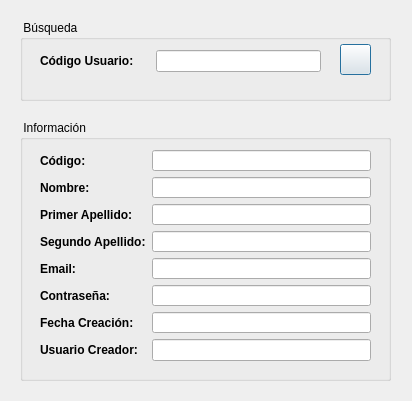
<?xml version="1.0" encoding="UTF-8"?>
<ui version="4.0">
 <class>frmBusquedaUsuario</class>
 <widget class="QDialog" name="frmBusquedaUsuario">
  <property name="geometry">
   <rect>
    <x>0</x>
    <y>0</y>
    <width>412</width>
    <height>401</height>
   </rect>
  </property>
  <property name="windowTitle">
   <string>Búsqueda de Usuario</string>
  </property>
  <widget class="QGroupBox" name="grbInformacion">
   <property name="geometry">
    <rect>
     <x>20</x>
     <y>120</y>
     <width>371</width>
     <height>261</height>
    </rect>
   </property>
   <property name="font">
    <font>
     <weight>50</weight>
     <bold>false</bold>
    </font>
   </property>
   <property name="title">
    <string> Información </string>
   </property>
   <widget class="QWidget" name="formLayoutWidget">
    <property name="geometry">
     <rect>
      <x>20</x>
      <y>30</y>
      <width>331</width>
      <height>211</height>
     </rect>
    </property>
    <layout class="QFormLayout" name="formInformacion">
     <item row="0" column="0">
      <widget class="QLabel" name="lblCoidog">
       <property name="font">
        <font>
         <weight>75</weight>
         <bold>true</bold>
        </font>
       </property>
       <property name="text">
        <string>Código:</string>
       </property>
      </widget>
     </item>
     <item row="0" column="1">
      <widget class="QLineEdit" name="txtCodigo">
       <property name="readOnly">
        <bool>true</bool>
       </property>
      </widget>
     </item>
     <item row="1" column="0">
      <widget class="QLabel" name="lblNombre">
       <property name="font">
        <font>
         <weight>75</weight>
         <bold>true</bold>
        </font>
       </property>
       <property name="text">
        <string>Nombre:</string>
       </property>
      </widget>
     </item>
     <item row="1" column="1">
      <widget class="QLineEdit" name="txtNombre">
       <property name="readOnly">
        <bool>true</bool>
       </property>
      </widget>
     </item>
     <item row="2" column="0">
      <widget class="QLabel" name="lblApellido1">
       <property name="font">
        <font>
         <weight>75</weight>
         <bold>true</bold>
        </font>
       </property>
       <property name="text">
        <string>Primer Apellido:</string>
       </property>
      </widget>
     </item>
     <item row="2" column="1">
      <widget class="QLineEdit" name="txtApellido1">
       <property name="readOnly">
        <bool>true</bool>
       </property>
      </widget>
     </item>
     <item row="3" column="0">
      <widget class="QLabel" name="lblApellido2">
       <property name="font">
        <font>
         <weight>75</weight>
         <bold>true</bold>
        </font>
       </property>
       <property name="text">
        <string>Segundo Apellido:</string>
       </property>
      </widget>
     </item>
     <item row="3" column="1">
      <widget class="QLineEdit" name="txtApellido2">
       <property name="readOnly">
        <bool>true</bool>
       </property>
      </widget>
     </item>
     <item row="4" column="0">
      <widget class="QLabel" name="lblEmail">
       <property name="font">
        <font>
         <weight>75</weight>
         <bold>true</bold>
        </font>
       </property>
       <property name="text">
        <string>Email:</string>
       </property>
      </widget>
     </item>
     <item row="4" column="1">
      <widget class="QLineEdit" name="txtEmail">
       <property name="readOnly">
        <bool>true</bool>
       </property>
      </widget>
     </item>
     <item row="5" column="0">
      <widget class="QLabel" name="lblContrasena">
       <property name="font">
        <font>
         <weight>75</weight>
         <bold>true</bold>
        </font>
       </property>
       <property name="text">
        <string>Contraseña:</string>
       </property>
      </widget>
     </item>
     <item row="5" column="1">
      <widget class="QLineEdit" name="txtContrasena">
       <property name="readOnly">
        <bool>true</bool>
       </property>
      </widget>
     </item>
     <item row="6" column="0">
      <widget class="QLabel" name="lblFecCreacion">
       <property name="font">
        <font>
         <weight>75</weight>
         <bold>true</bold>
        </font>
       </property>
       <property name="text">
        <string>Fecha Creación:</string>
       </property>
      </widget>
     </item>
     <item row="6" column="1">
      <widget class="QLineEdit" name="txtFecCreacion">
       <property name="readOnly">
        <bool>true</bool>
       </property>
      </widget>
     </item>
     <item row="7" column="0">
      <widget class="QLabel" name="lblUsuCreador">
       <property name="font">
        <font>
         <weight>75</weight>
         <bold>true</bold>
        </font>
       </property>
       <property name="text">
        <string>Usuario Creador:</string>
       </property>
      </widget>
     </item>
     <item row="7" column="1">
      <widget class="QLineEdit" name="txtUsuCreador">
       <property name="readOnly">
        <bool>true</bool>
       </property>
      </widget>
     </item>
    </layout>
   </widget>
  </widget>
  <widget class="QGroupBox" name="grbBusqueda">
   <property name="geometry">
    <rect>
     <x>20</x>
     <y>20</y>
     <width>371</width>
     <height>81</height>
    </rect>
   </property>
   <property name="font">
    <font>
     <weight>50</weight>
     <bold>false</bold>
    </font>
   </property>
   <property name="title">
    <string> Búsqueda </string>
   </property>
   <widget class="QWidget" name="formLayoutWidget_2">
    <property name="geometry">
     <rect>
      <x>20</x>
      <y>30</y>
      <width>281</width>
      <height>31</height>
     </rect>
    </property>
    <layout class="QFormLayout" name="formBusqueda">
     <item row="0" column="0">
      <widget class="QLabel" name="lblBusCodigo">
       <property name="font">
        <font>
         <weight>75</weight>
         <bold>true</bold>
        </font>
       </property>
       <property name="text">
        <string>Código Usuario:     </string>
       </property>
      </widget>
     </item>
     <item row="0" column="1">
      <widget class="QLineEdit" name="txtBusCodigo"/>
     </item>
    </layout>
   </widget>
   <widget class="QPushButton" name="btnBuscar">
    <property name="geometry">
     <rect>
      <x>320</x>
      <y>24</y>
      <width>31</width>
      <height>31</height>
     </rect>
    </property>
    <property name="toolTip">
     <string>Buscar Registro</string>
    </property>
    <property name="text">
     <string/>
    </property>
    <property name="icon">
     <iconset>
      <normaloff>consulta.ico</normaloff>consulta.ico</iconset>
    </property>
    <property name="iconSize">
     <size>
      <width>32</width>
      <height>32</height>
     </size>
    </property>
   </widget>
  </widget>
 </widget>
 <tabstops>
  <tabstop>txtBusCodigo</tabstop>
  <tabstop>btnBuscar</tabstop>
  <tabstop>txtNombre</tabstop>
  <tabstop>txtApellido1</tabstop>
  <tabstop>txtApellido2</tabstop>
  <tabstop>txtEmail</tabstop>
  <tabstop>txtContrasena</tabstop>
  <tabstop>txtFecCreacion</tabstop>
  <tabstop>txtUsuCreador</tabstop>
  <tabstop>txtCodigo</tabstop>
 </tabstops>
 <resources/>
 <connections/>
</ui>
